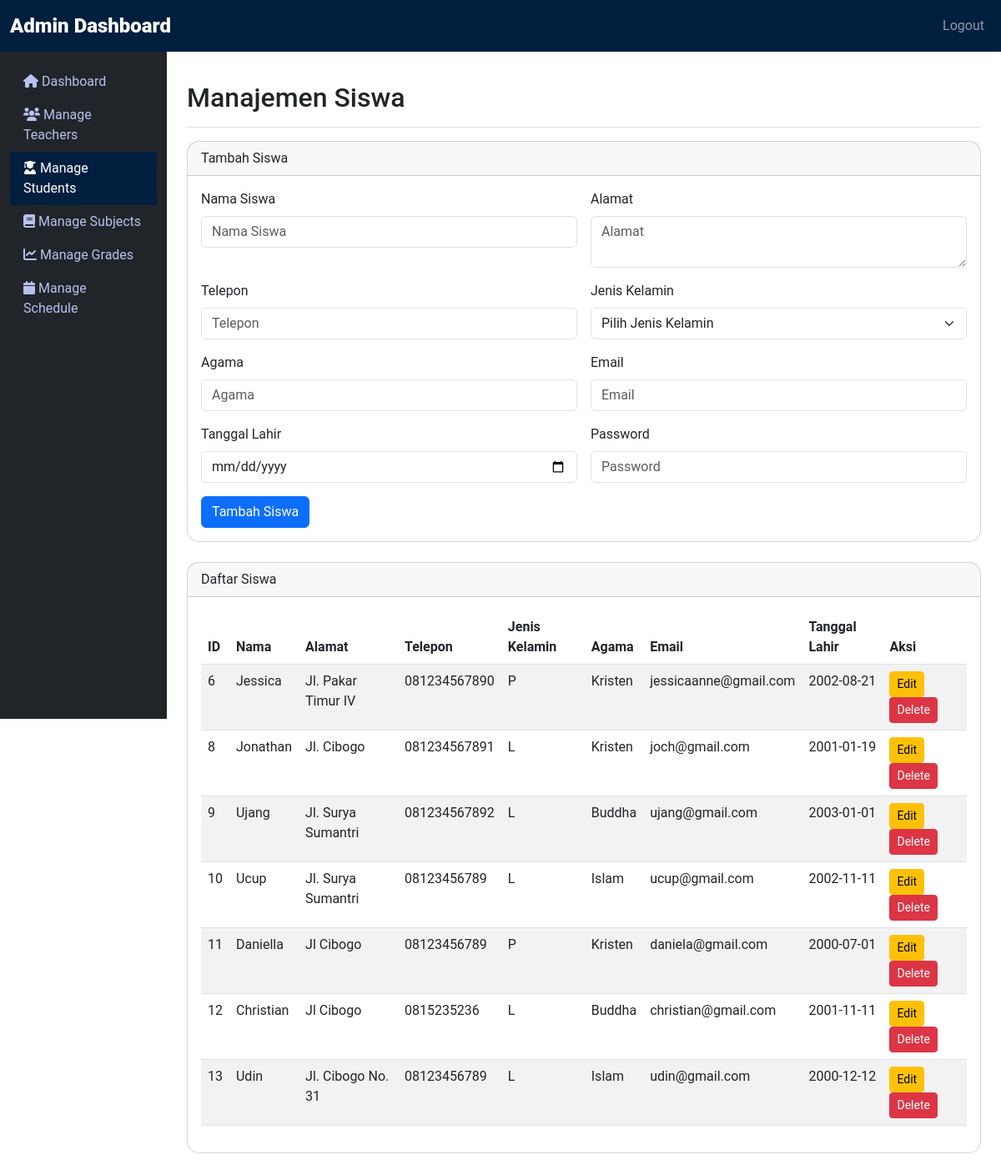
The page /admin/manage_students.php (signed in) on the database its author committed.
### tables this page shows
CREATE TABLE `siswa` (
  `id` int(11) NOT NULL,
  `nama` varchar(100) NOT NULL,
  `kelas` varchar(10) NOT NULL,
  `alamat` text DEFAULT NULL,
  `telepon` varchar(15) DEFAULT NULL,
  `jenis_kelamin` enum('L','P') DEFAULT NULL,
  `agama` varchar(50) DEFAULT NULL,
  `email` varchar(100) DEFAULT NULL,
  `tanggal_lahir` date DEFAULT NULL,
  `password` varchar(255) NOT NULL,
  `periode_id` int(11) NOT NULL,
  `status` varchar(20) DEFAULT 'Aktif',
  `tahun_ajaran` varchar(10) NOT NULL,
  `kelas_id` int(11) DEFAULT NULL
);

### admin/manage_students.php (the view, shortened to what this page needs)
<?php
include '../includes/db.php';
?>
<!DOCTYPE html>
<html lang="id">
<head>
    <link href="https://cdn.jsdelivr.net/npm/bootstrap@5.3.0-alpha1/dist/css/bootstrap.min.css" rel="stylesheet">
    <link href="https://cdnjs.cloudflare.com/ajax/libs/font-awesome/6.0.0-beta3/css/all.min.css" rel="stylesheet">
    <link rel="stylesheet" href="admin_style.css">
</head>
<body>
    <nav class="navbar navbar-expand-lg navbar-dark bg-navy">
        <div class="container-fluid">
            <a class="navbar-brand" href="#"><b>Admin Dashboard</b></a>
            <div class="collapse navbar-collapse" id="navbarNav">
                <ul class="navbar-nav ms-auto">
                    <li class="nav-item">
                        <a class="nav-link" href="../index.php">Logout</a>
                    </li>
                </ul>
            </div>
        </div>
    </nav>
    <div class="container-fluid">
        <div class="row">
            <nav id="sidebarMenu" class="col-md-3 col-lg-2 d-md-block bg-dark sidebar collapse">
                <div class="position-sticky pt-3">
                    <ul class="nav flex-column">
                        <li class="nav-item">
                            <a class="nav-link" href="admin_dashboard.php">
                                <i class="fas fa-home"></i> Dashboard
                            </a>
                        </li>
                        <li class="nav-item">
                            <a class="nav-link" href="manage_teachers.php">
                                <i class="fas fa-users"></i> Manage Teachers
                            </a>
                        </li>
                        <li class="nav-item">
                            <a class="nav-link active" href="manage_students.php">
                                <i class="fas fa-user-graduate"></i> Manage Students
                            </a>
                        </li>
                        <li class="nav-item">
                            <a class="nav-link" href="manage_subjects.php">
                                <i class="fas fa-book"></i> Manage Subjects
                            </a>
                        </li>
                        <li class="nav-item">
                            <a class="nav-link" href="manage_grades.php">
                                <i class="fas fa-chart-line"></i> Manage Grades
                            </a>
                        </li>
                        <li class="nav-item">
                            <a class="nav-link" href="manage_schedule.php">
                                <i class="fas fa-calendar"></i> Manage Schedule
                            </a>
                        </li>
                    </ul>
                </div>
            </nav>
            <main class="col-md-9 ms-sm-auto col-lg-10 px-md-4">
                <div class="d-flex justify-content-between flex-wrap flex-md-nowrap align-items-center pt-3 pb-2 mb-3 border-bottom">
                    <h1 class="h2">Manajemen Siswa</h1>
                </div>
                <div class="card mb-4">
                    <div class="card-header">
                        <?= isset($_GET['edit']) ? 'Edit Siswa' : 'Tambah Siswa' ?>
                    </div>
                    <div class="card-body">
                        <form method="POST" class="row g-3">
                            <div class="col-md-6">
                                <label for="nama" class="form-label">Nama Siswa</label>
                                <input type="text" class="form-control" name="nama" placeholder="Nama Siswa" value="<?= $siswa['nama'] ?? '' ?>" required>
                            </div>
                            <div class="col-md-6">
                                <label for="alamat" class="form-label">Alamat</label>
                                <textarea class="form-control" name="alamat" placeholder="Alamat" required><?= $siswa['alamat'] ?? '' ?></textarea>
                            </div>
                            <div class="col-md-6">
                                <label for="telepon" class="form-label">Telepon</label>
                                <input type="text" class="form-control" name="telepon" placeholder="Telepon" value="<?= $siswa['telepon'] ?? '' ?>" required>
                            </div>
                            <div class="col-md-6">
                                <label for="jenis_kelamin" class="form-label">Jenis Kelamin</label>
                                <select class="form-select" name="jenis_kelamin" required>
                                    <option value="" disabled selected>Pilih Jenis Kelamin</option>
                                </select>
                            </div>
                            <div class="col-md-6">
                                <label for="agama" class="form-label">Agama</label>
                                <input type="text" class="form-control" name="agama" placeholder="Agama" value="<?= $siswa['agama'] ?? '' ?>" required>
                            </div>
                            <div class="col-md-6">
                                <label for="email" class="form-label">Email</label>
                                <input type="email" class="form-control" name="email" placeholder="Email" value="<?= $siswa['email'] ?? '' ?>" required>
                            </div>
                            <div class="col-md-6">
                                <label for="tanggal_lahir" class="form-label">Tanggal Lahir</label>
                                <input type="date" class="form-control" name="tanggal_lahir" value="<?= $siswa['tanggal_lahir'] ?? '' ?>" required>
                            </div>
                            <div class="col-md-6">
                                <label for="password" class="form-label">Password</label>
                                <input type="password" class="form-control" name="password" placeholder="Password" value="<?= $siswa['password'] ?? '' ?>" required>
                            </div>
                            <div class="col-12">
                                <button type="submit" class="btn btn-primary"><?= isset($siswa) ? 'Update Siswa' : 'Tambah Siswa' ?></button>
                            </div>
                        </form>
                    </div>
                </div>
                <div class="card">
                <div class="card-header">
                    Daftar Siswa
                </div>
                <div class="card-body">
                    <table class="table table-striped">
                        <thead>
                            <tr>
                                <th>ID</th>
                                <th>Nama</th>
                                <th>Alamat</th>
                                <th>Telepon</th>
                                <th>Jenis Kelamin</th>
                                <th>Agama</th>
                                <th>Email</th>
                                <th>Tanggal Lahir</th>
                                <th>Aksi</th>
                            </tr>
                        </thead>
                        <tbody>
                            <?php
                            $kelasFilter = $_GET['kelas'] ?? '';
                            if ($kelasFilter) {
                                $stmt = $pdo->prepare("SELECT * FROM siswa WHERE kelas = ?");
                                $stmt->execute([$kelasFilter]);
                            } else {
                                $stmt = $pdo->query("SELECT * FROM siswa");
                            }
                            while ($siswa = $stmt->fetch()) {
                                echo "<tr>
                                    <td>{$siswa['id']}</td>
                                    <td>{$siswa['nama']}</td>
                                    <td>{$siswa['alamat']}</td>
                                    <td>{$siswa['telepon']}</td>
                                    <td>{$siswa['jenis_kelamin']}</td>
                                    <td>{$siswa['agama']}</td>
                                    <td>{$siswa['email']}</td>
                                    <td>{$siswa['tanggal_lahir']}</td>
                                    <td>
                                        <a href='manage_students.php?edit={$siswa['id']}' class='btn btn-warning btn-sm'>Edit</a>
                                        <a href='manage_students.php?delete={$siswa['id']}' class='btn btn-danger btn-sm' onclick='return confirm(\"Are you sure you want to delete this student?\")'>Delete</a>
                                    </td>
                                </tr>";
                            }
                            ?>
                        </tbody>
                    </table>
                </div>
            </div>
            </main>
        </div>
    </div>
</body>
</html>

### admin/admin_style.css (style rules this page uses)
body { font-family: 'Roboto', sans-serif; }
.bg-navy { background-color: #001F3F !important; }
.navbar-brand { font-weight: bold; font-size: 1.5rem; }
#sidebarMenu { position: sticky; top: 0; height: 100vh; overflow-y: auto; }
.sidebar .nav-link { color: #b8c1ec; }
.sidebar .nav-link.active { background-color: #001F3F; color: white; }
main { margin-left: 16.66%; padding: 20px; }
.card { border-radius: 15px; }

### admin/manage_students.php (style rules this page uses)
#sidebarMenu { position: sticky; top: 0; height: 100vh; overflow-y: auto; }

### rows shown on the page
siswa: id "6", nama "Jessica", alamat "Jl. Pakar Timur IV", telepon "081234567890", jenis_kelamin "P", agama "Kristen", email "jessicaanne@gmail.com", tanggal_lahir "2002-08-21"
siswa: id "8", nama "Jonathan", alamat "Jl. Cibogo", telepon "081234567891", jenis_kelamin "L", agama "Kristen", email "joch@gmail.com", tanggal_lahir "2001-01-19"
siswa: id "9", nama "Ujang", alamat "Jl. Surya Sumantri", telepon "081234567892", jenis_kelamin "L", agama "Buddha", email "ujang@gmail.com", tanggal_lahir "2003-01-01"
siswa: id "10", nama "Ucup", alamat "Jl. Surya Sumantri", telepon "08123456789", jenis_kelamin "L", agama "Islam", email "ucup@gmail.com", tanggal_lahir "2002-11-11"
siswa: id "11", nama "Daniella", alamat "Jl Cibogo", telepon "08123456789", jenis_kelamin "P", agama "Kristen", email "daniela@gmail.com", tanggal_lahir "2000-07-01"
siswa: id "12", nama "Christian", alamat "Jl Cibogo", telepon "0815235236", jenis_kelamin "L", agama "Buddha", email "christian@gmail.com", tanggal_lahir "2001-11-11"
siswa: id "13", nama "Udin", alamat "Jl. Cibogo No. 31", telepon "08123456789", jenis_kelamin "L", agama "Islam", email "udin@gmail.com", tanggal_lahir "2000-12-12"
